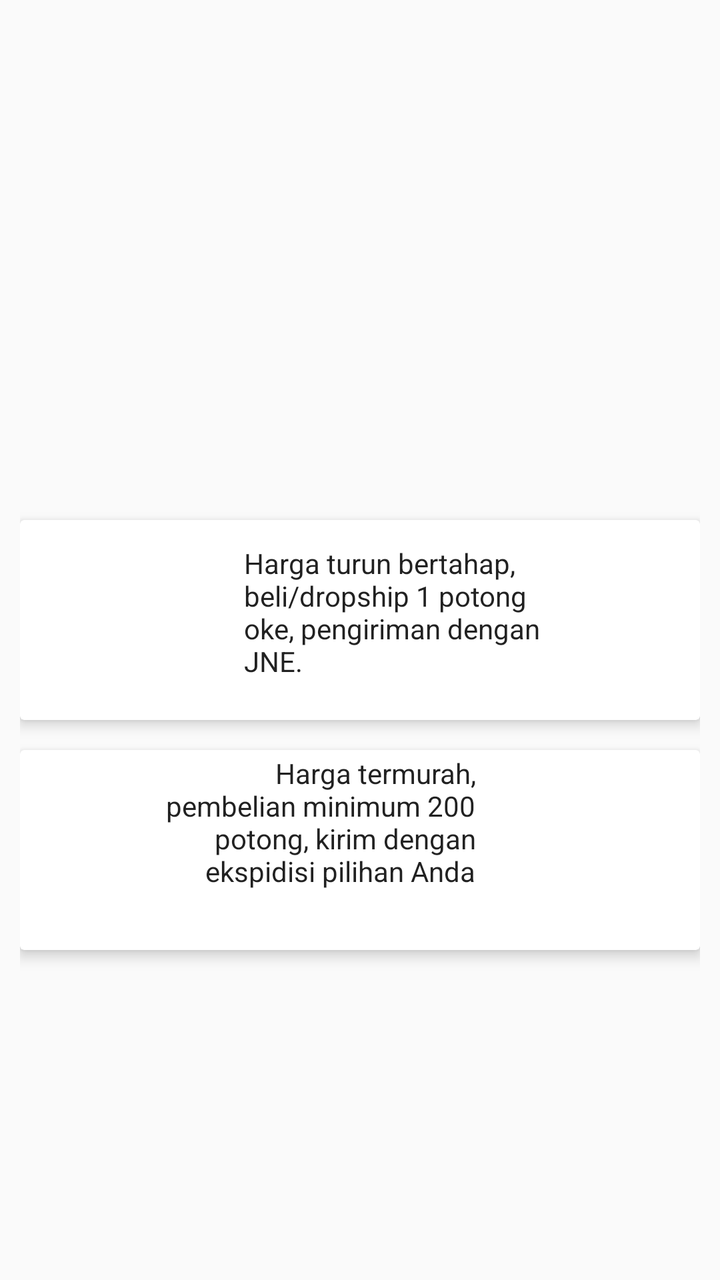
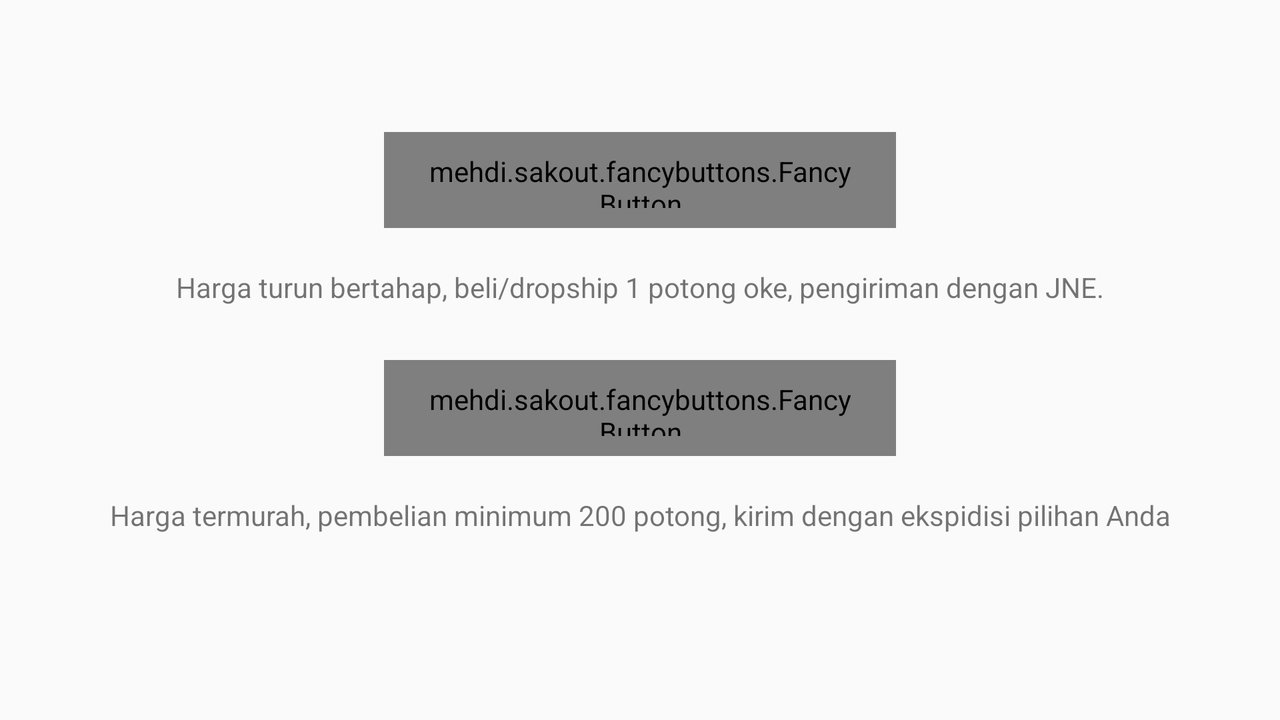

One screen, two layout resources from the same app: the default and the author's alternative for another configuration. Each is rendered where Android would select it; the XML of both is given below.
<!-- AndroidManifest.xml: application theme AppTheme -->
<!-- res/layout/fragment_home.xml -->
<?xml version="1.0" encoding="utf-8"?>
<RelativeLayout
    xmlns:android="http://schemas.android.com/apk/res/android"
    xmlns:card_view="http://schemas.android.com/apk/res-auto"
    android:id="@+id/activity_main"
    android:layout_width="match_parent"
    android:layout_height="match_parent">

    <FrameLayout
        android:id="@+id/frameLayout"
        android:layout_width="match_parent"
        android:layout_height="250dp">

        <FrameLayout
            android:id="@+id/iv_bg_home"
            android:layout_width="match_parent"
            android:layout_height="250dp" />

        <ImageView
            android:layout_width="match_parent"
            android:layout_height="150dp"
            android:id="@+id/iv_logo_home"
            android:layout_marginTop="10dp"
            android:layout_marginBottom="30dp"
            android:layout_gravity="center_horizontal"/>

    </FrameLayout>

    <LinearLayout
        android:layout_width="match_parent"
        android:layout_height="match_parent"
        android:layout_alignParentBottom="true"
        android:layout_alignParentLeft="true"
        android:layout_alignParentStart="true"
        android:layout_below="@+id/frameLayout"
        android:layout_marginLeft="10dp"
        android:layout_marginRight="10dp"
        android:orientation="vertical">

        <android.support.v7.widget.CardView
            android:id="@+id/card_view_cart"
            android:layout_width="match_parent"
            android:layout_height="100dp"
            android:layout_marginTop="10dp"
            card_view:cardCornerRadius="2dp"
            card_view:cardElevation="4dp">

            <LinearLayout
                android:layout_width="match_parent"
                android:layout_height="match_parent"
                android:orientation="horizontal"
                android:paddingRight="8dp"
                android:paddingLeft="8dp"
                android:weightSum="20">

                <ImageView
                    android:layout_width="0dp"
                    android:layout_height="match_parent"
                    android:id="@+id/iv_cart_home"
                    android:layout_weight="6"/>

                <TextView
                    android:text="@string/subs_cart_home"
                    android:layout_width="0dp"
                    android:layout_height="match_parent"
                    android:layout_marginTop="12dp"
                    android:textAppearance="@style/TextAppearance.AppCompat"
                    android:textSize="14sp"
                    android:layout_marginLeft="10dp"
                    android:layout_weight="10"/>

            </LinearLayout>

        </android.support.v7.widget.CardView>

        <android.support.v7.widget.CardView
            android:id="@+id/card_view_gudang"
            android:layout_width="match_parent"
            android:layout_height="100dp"
            android:layout_marginTop="15dp"
            card_view:cardCornerRadius="2dp"
            card_view:cardElevation="4dp" >

            <LinearLayout
                android:orientation="horizontal"
                android:layout_width="match_parent"
                android:layout_height="match_parent"
                android:paddingRight="8dp"
                android:paddingLeft="8dp"
                android:weightSum="20">

                <View
                    android:layout_width="0dp"
                    android:layout_height="0dp"
                    android:layout_weight="4"/>

                <TextView
                    android:text="@string/subs_gudang_home"
                    android:layout_width="0dp"
                    android:layout_height="wrap_content"
                    android:id="@+id/textView9"
                    android:layout_marginRight="10dp"
                    android:layout_marginTop="2dp"
                    android:textAppearance="@style/TextAppearance.AppCompat"
                    android:layout_weight="10"
                    android:gravity="end"/>

                <ImageView
                    android:layout_width="0dp"
                    android:layout_height="match_parent"
                    android:id="@+id/iv_gudang_home"
                    android:layout_weight="6" />
            </LinearLayout>

        </android.support.v7.widget.CardView>

    </LinearLayout>

</RelativeLayout>
<!-- resources referenced by this layout -->
<resources>
  <string name="subs_cart_home">Harga turun bertahap, beli/dropship 1 potong oke, pengiriman dengan JNE.</string>
  <string name="subs_gudang_home">Harga termurah, pembelian minimum 200 potong, kirim dengan ekspidisi pilihan Anda</string>
  <style name="AppTheme" parent="Theme.AppCompat.Light.NoActionBar">
          
          <item name="colorPrimary">@color/colorPrimary</item>
          <item name="colorPrimaryDark">@color/colorPrimaryDark</item>
          <item name="colorAccent">@color/colorAccent</item>
      </style>
  <color name="colorPrimary">#ffc107</color>
  <color name="colorPrimaryDark">#000000</color>
  <color name="colorAccent">#FF4081</color>
</resources>
<!-- res/layout-land/fragment_home.xml (the author's variant of the layout above) -->
<!-- drawn on the phone turned sideways -->
<?xml version="1.0" encoding="utf-8"?>
<android.support.constraint.ConstraintLayout
    xmlns:android="http://schemas.android.com/apk/res/android"
    xmlns:fancy="http://schemas.android.com/apk/res-auto"
    xmlns:app="http://schemas.android.com/apk/res-auto"
    xmlns:tools="http://schemas.android.com/tools"
    android:orientation="vertical"
    android:layout_width="match_parent"
    android:layout_height="match_parent"
    android:id="@+id/root_home">

    <android.support.constraint.Guideline
        android:layout_width="wrap_content"
        android:layout_height="wrap_content"
        android:id="@+id/v1"
        app:layout_constraintGuide_percent="0.3"
        android:orientation="vertical" />

    <android.support.constraint.Guideline
        android:layout_width="wrap_content"
        android:layout_height="wrap_content"
        android:id="@+id/v2"
        app:layout_constraintGuide_percent="0.7"
        android:orientation="vertical" />

    <android.support.constraint.Guideline
        android:layout_width="wrap_content"
        android:layout_height="wrap_content"
        android:id="@+id/h1"
        fancy:layout_constraintGuide_percent="0.5"
        android:orientation="horizontal" />

    <mehdi.sakout.fancybuttons.FancyButton
        android:id="@+id/btn_cart"
        android:layout_width="0dp"
        android:layout_height="48dp"
        android:paddingTop="10dp"
        android:paddingBottom="10dp"
        android:paddingRight="20dp"
        android:paddingLeft="20dp"
        fancy:fb_borderColor="@color/orange_border"
        fancy:fb_fontIconResource="&#xf07a;"
        fancy:fb_iconPaddingLeft="16dp"
        fancy:fb_borderWidth="1dp"
        fancy:fb_focusColor="@color/dark_orange_btn"
        fancy:fb_iconPosition="right"
        fancy:fb_radius="30dp"
        fancy:fb_text="3R ONLINE"
        fancy:fb_textColor="#FFFFFF"
        fancy:layout_constraintTop_toTopOf="parent"
        fancy:layout_constraintLeft_toLeftOf="@+id/v1"
        fancy:layout_constraintRight_toLeftOf="@+id/v2"
        fancy:layout_constraintBottom_toTopOf="@+id/h1" />

    <TextView
        android:layout_width="0dp"
        android:layout_height="wrap_content"
        android:layout_marginLeft="10dp"
        android:layout_marginRight="10dp"
        android:layout_marginTop="20dp"
        android:text="@string/subs_cart_home"
        android:gravity="center"
        fancy:layout_constraintTop_toBottomOf="@+id/btn_cart"
        fancy:layout_constraintLeft_toLeftOf="parent"
        fancy:layout_constraintRight_toRightOf="parent"
        android:layout_marginStart="10dp"
        android:layout_marginEnd="10dp" />

    <mehdi.sakout.fancybuttons.FancyButton
        android:id="@+id/btn_webview_gudang"
        android:visibility="visible"
        android:layout_width="0dp"
        android:layout_height="48dp"
        android:paddingTop="10dp"
        android:paddingRight="20dp"
        android:paddingLeft="20dp"
        android:paddingBottom="10dp"
        app:layout_constraintRight_toRightOf="@id/v2"
        app:layout_constraintLeft_toLeftOf="@id/v1"
        fancy:fb_iconPaddingLeft="16dp"
        fancy:layout_constraintTop_toTopOf="@id/h1"
        fancy:fb_borderColor="@color/orange_border"
        fancy:fb_fontIconResource="&#xf1b3;"
        fancy:fb_borderWidth="1dp"
        fancy:fb_focusColor="@color/dark_orange_btn"
        fancy:fb_iconPosition="right"
        fancy:fb_radius="30dp"
        fancy:fb_text="Gudang"
        fancy:fb_textColor="#FFFFFF"
        tools:layout_editor_absoluteY="0dp" />


    <TextView
        android:id="@+id/tv_subs_gudang"
        android:visibility="visible"
        android:layout_width="0dp"
        android:layout_height="wrap_content"
        android:layout_marginLeft="10dp"
        android:layout_marginRight="10dp"
        android:text="@string/subs_gudang_home"
        android:gravity="center"
        android:layout_marginTop="20dp"
        fancy:layout_constraintTop_toBottomOf="@+id/btn_webview_gudang"
        fancy:layout_constraintLeft_toLeftOf="parent"
        fancy:layout_constraintRight_toRightOf="parent"
        android:layout_marginStart="10dp"
        android:layout_marginEnd="10dp" />

</android.support.constraint.ConstraintLayout>
<!-- resources referenced by the variant -->
<!-- as the phone turned sideways resolves them -->
<resources>
  <color name="dark_orange_btn">#cf7107</color>
  <color name="orange_border">#fd8701</color>
  <string name="subs_cart_home">Harga turun bertahap, beli/dropship 1 potong oke, pengiriman dengan JNE.</string>
  <string name="subs_gudang_home">Harga termurah, pembelian minimum 200 potong, kirim dengan ekspidisi pilihan Anda</string>
  <style name="AppTheme" parent="Theme.AppCompat.Light.NoActionBar">
          
          <item name="colorPrimary">@color/colorPrimary</item>
          <item name="colorPrimaryDark">@color/colorPrimaryDark</item>
          <item name="colorAccent">@color/colorAccent</item>
      </style>
  <color name="colorPrimary">#ffc107</color>
  <color name="colorPrimaryDark">#000000</color>
  <color name="colorAccent">#FF4081</color>
</resources>
